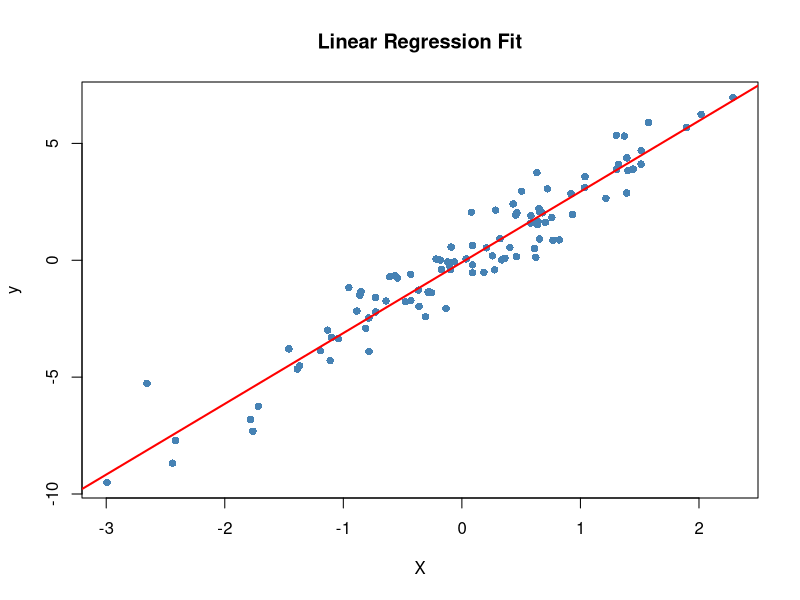

Here is the R script that generated this plot:
## ---- chunk 1
# -----------------------------
# 1. Generate synthetic data
# -----------------------------
set.seed(42)

n <- 100
X <- rnorm(n)
beta_true <- 3
epsilon <- rnorm(n, sd = 1)

y <- beta_true * X + epsilon

data <- data.frame(X = X, y = y)

# -----------------------------
# 2. Fit linear regression model
# -----------------------------
model <- lm(y ~ X, data = data)

# Model summary
summary(model)

# -----------------------------
# 3. Extract coefficients
# -----------------------------
coef(model)

# Intercept and slope explicitly
intercept <- coef(model)[1]
slope <- coef(model)[2]

# -----------------------------
# 4. Predictions & residuals
# -----------------------------
data$y_pred <- predict(model, newdata = data)
data$residuals <- resid(model)

head(data)

# -----------------------------
# 5. Visualization
# -----------------------------
plot(
  data$X, data$y,
  pch = 16,
  col = "steelblue",
  xlab = "X",
  ylab = "y",
  main = "Linear Regression Fit"
)

abline(model, col = "red", lwd = 2)
